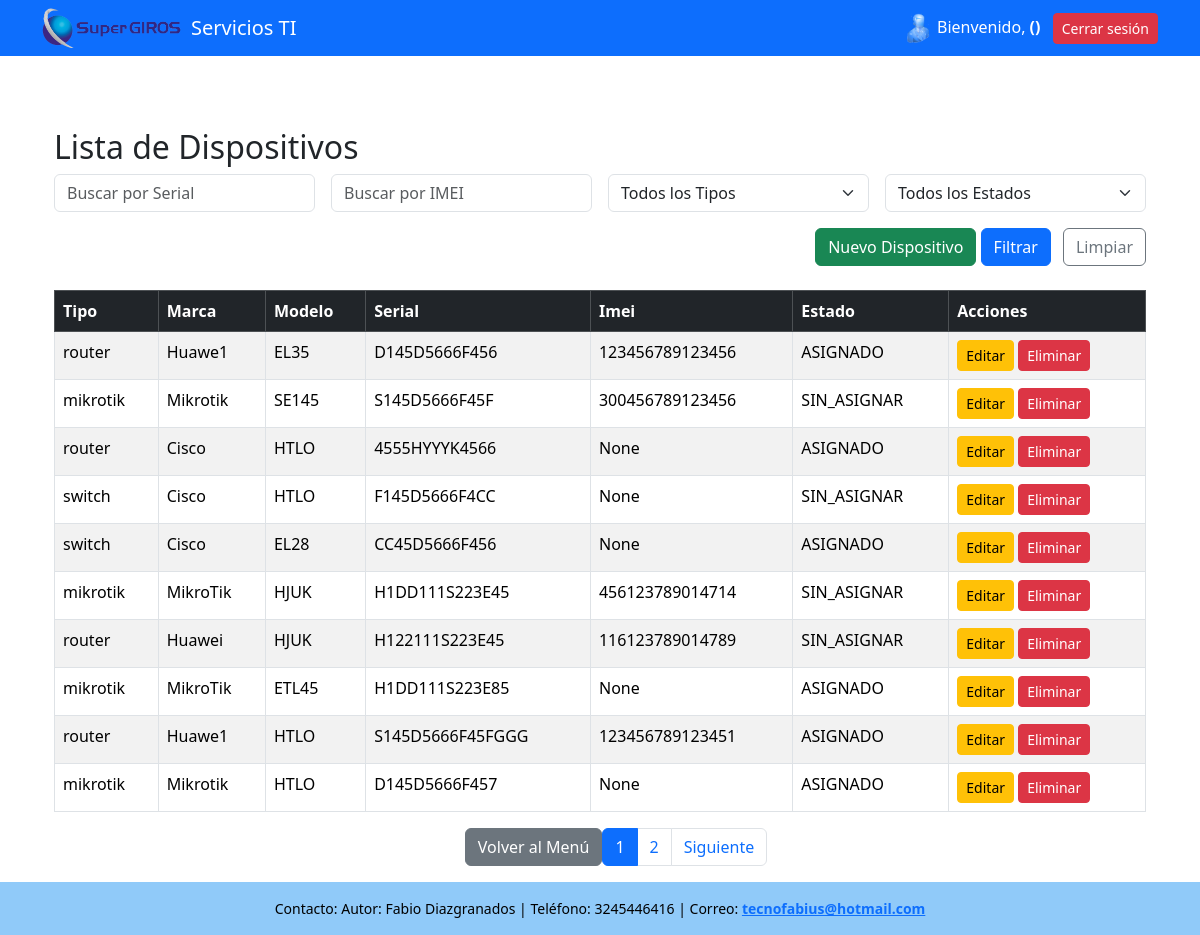
/inventario/ (signed in), run on the app's committed database.
### servicios_ti/models.py (models this page shows, shortened)
class Dispositivo(models.Model):
    TIPOS = [
        ('router', 'Router'),
        ('mikrotik', 'Mikrotik'),
        ('switch', 'Switch'),
        ('radio', 'Radio')
    ]
    OPERADOR = [
        ('tigo', 'Tigo'),
        ('claro', 'Claro'),
        ('movistar', 'Movistar'),
        ('no', 'No')
    ]
    ESTADO = [
        ('SIN_ASIGNAR', 'SIN_ASIGNAR'),
        ('ASIGNADO', 'ASIGNADO'),
    ]
    tipo = models.CharField(max_length=100, choices=TIPOS)
    marca = models.CharField(max_length=100)
    modelo = models.CharField(max_length=100)
    serial = models.CharField(max_length=100,unique=True)
    imei = models.CharField(max_length=15, unique=True, null=True, blank=True)
    operador = models.CharField(max_length=100, choices=OPERADOR)
    numero_sincard = models.CharField(max_length=15,null=True, blank=True, unique=True)
    descripcion = models.TextField(null=True, blank=True)
    estado = models.CharField(max_length=100, choices= ESTADO)

### servicios_ti/views.py (the view)
# urls.py: path('inventario/', views.lista_dispositivos, name='lista_dispositivos'),
def lista_dispositivos(request):
    if 'usuario_id' not in request.session:
        return redirect('login')
    dispositivos = Dispositivo.objects.all()
    serial = request.GET.get('serial')
    imei = request.GET.get('imei')
    tipo = request.GET.get('tipo')
    estado = request.GET.get('estado')
    if serial:
        dispositivos = dispositivos.filter(serial__icontains=serial)
    if imei:
        dispositivos = dispositivos.filter(imei__icontains=imei)
    if tipo:
        dispositivos = dispositivos.filter(tipo=tipo)
    if estado:
        dispositivos = dispositivos.filter(estado=estado)
    paginator = Paginator(dispositivos, 10)  # 10 por página
    page_number = request.GET.get('page')
    page_obj = paginator.get_page(page_number)
    tipos = Dispositivo.objects.values_list('tipo', flat=True).distinct()
    estados = Dispositivo.objects.values_list('estado', flat=True).distinct()
    return render(request, 'list_dispositivos.html', {
        'page_obj': page_obj,
        'tipos': tipos,
        'estados': estados,
        'serial': serial or '',
        'imei': imei or '',
        'tipo': tipo or '',
        'estado': estado or ''
    })

### servicios_ti/templates/list_dispositivos.html (shortened to what this page needs)
{% extends "base.html" %}
{% block content %}
<div class="container mt-5">
    <h2>Lista de Dispositivos</h2>
<form method="get" class="row g-3 mb-4">
    <div class="col-md-3">
        <input type="text" name="serial" placeholder="Buscar por Serial" class="form-control" value="{{ serial }}">
    </div>
    <div class="col-md-3">
        <input type="text" name="imei" placeholder="Buscar por IMEI" class="form-control" value="{{ imei }}">
    </div>
    <div class="col-md-3">
        <select name="tipo" class="form-select">
            <option value="">Todos los Tipos</option>
        </select>
    </div>
    <div class="col-md-3">
        <select name="estado" class="form-select">
            <option value="">Todos los Estados</option>
        </select>
    </div>
    <div class="col-12 text-end">
        <a href="{% url 'crear_dispositivo' %}" class="btn btn-success">Nuevo Dispositivo</a>
        <button type="submit" class="btn btn-primary">Filtrar</button>
        <a href="{% url 'lista_dispositivos' %}" class="btn btn-outline-secondary ms-2">Limpiar</a>
    </div>
</form>
    <table class="table table-bordered table-striped">
        <thead class="table-dark">
            <tr>
                <th>Tipo</th>
                <th>Marca</th>
                <th>Modelo</th>
                <th>Serial</th>
                <th>Imei</th>
                <th>Estado</th>
                <th>Acciones</th>
            </tr>
        </thead>
        <tbody>
            {% for dispositivo in page_obj %}
            <tr>
                <td>{{ dispositivo.tipo }}</td>
                <td>{{ dispositivo.marca }}</td>
                <td>{{ dispositivo.modelo }}</td>
                <td>{{ dispositivo.serial }}</td>
                <td>{{ dispositivo.imei }}</td>
                <td>{{ dispositivo.estado }}</td>
                <td>
                    <a href="{% url 'editar_dispositivo' dispositivo.id %}" class="btn btn-warning btn-sm">Editar</a>
                    <a href="{% url 'eliminar_dispositivo' dispositivo.id %}" class="btn btn-danger btn-sm">Eliminar</a>
                </td>
            </tr>
            {% empty %}
            <tr>
                <td colspan="7" class="text-center">No hay dispositivos encontrados.</td>
            </tr>
            {% endfor %}
        </tbody>
    </table>
    {% if page_obj.has_other_pages %}
    <nav class="d-flex justify-content-center">
        <ul>
        <a href="{% url 'menu' %}" class="btn btn-secondary">Volver al Menú</a>
        </ul>
        <ul class="pagination">
            {% for num in page_obj.paginator.page_range %}
                {% if page_obj.number == num %}
                    <li class="page-item active"><span class="page-link">{{ num }}</span></li>
                {% else %}
                    <li class="page-item">
                        <a class="page-link" href="?page={{ num }}&serial={{ serial }}&imei={{ imei }}">{{ num }}</a>
                    </li>
                {% endif %}
            {% endfor %}
            {% if page_obj.has_next %}
            <li class="page-item">
                <a class="page-link" href="?page={{ page_obj.next_page_number }}&serial={{ serial }}&imei={{ imei }}">Siguiente</a>
            </li>
            {% endif %}
        </ul>
    </nav>
    {% endif %}
</div>
{% endblock %}

### servicios_ti/templates/base.html (style rules this page uses)
html, body { height: 100%; margin: 0; }

### data on the page
Dispositivo: tipo "router", marca "Huawe1", modelo "EL35", serial "D145D5666F456", imei "123456789123456", estado "ASIGNADO"
Dispositivo: tipo "mikrotik", marca "Mikrotik", modelo "SE145", serial "S145D5666F45F", imei "300456789123456", estado "SIN_ASIGNAR"
Dispositivo: tipo "router", marca "Cisco", modelo "HTLO", serial "4555HYYYK4566", imei "None", estado "ASIGNADO"
Dispositivo: tipo "switch", marca "Cisco", modelo "HTLO", serial "F145D5666F4CC", imei "None", estado "SIN_ASIGNAR"
Dispositivo: tipo "switch", marca "Cisco", modelo "EL28", serial "CC45D5666F456", imei "None", estado "ASIGNADO"
Dispositivo: tipo "mikrotik", marca "MikroTik", modelo "HJUK", serial "H1DD111S223E45", imei "456123789014714", estado "SIN_ASIGNAR"
Dispositivo: tipo "router", marca "Huawei", modelo "HJUK", serial "H122111S223E45", imei "116123789014789", estado "SIN_ASIGNAR"
Dispositivo: tipo "mikrotik", marca "MikroTik", modelo "ETL45", serial "H1DD111S223E85", imei "None", estado "ASIGNADO"
Dispositivo: tipo "router", marca "Huawe1", modelo "HTLO", serial "S145D5666F45FGGG", imei "123456789123451", estado "ASIGNADO"
Dispositivo: tipo "mikrotik", marca "Mikrotik", modelo "HTLO", serial "D145D5666F457", imei "None", estado "ASIGNADO"

### other printed values
{{ num }} "1"
{{ num }} "2"
